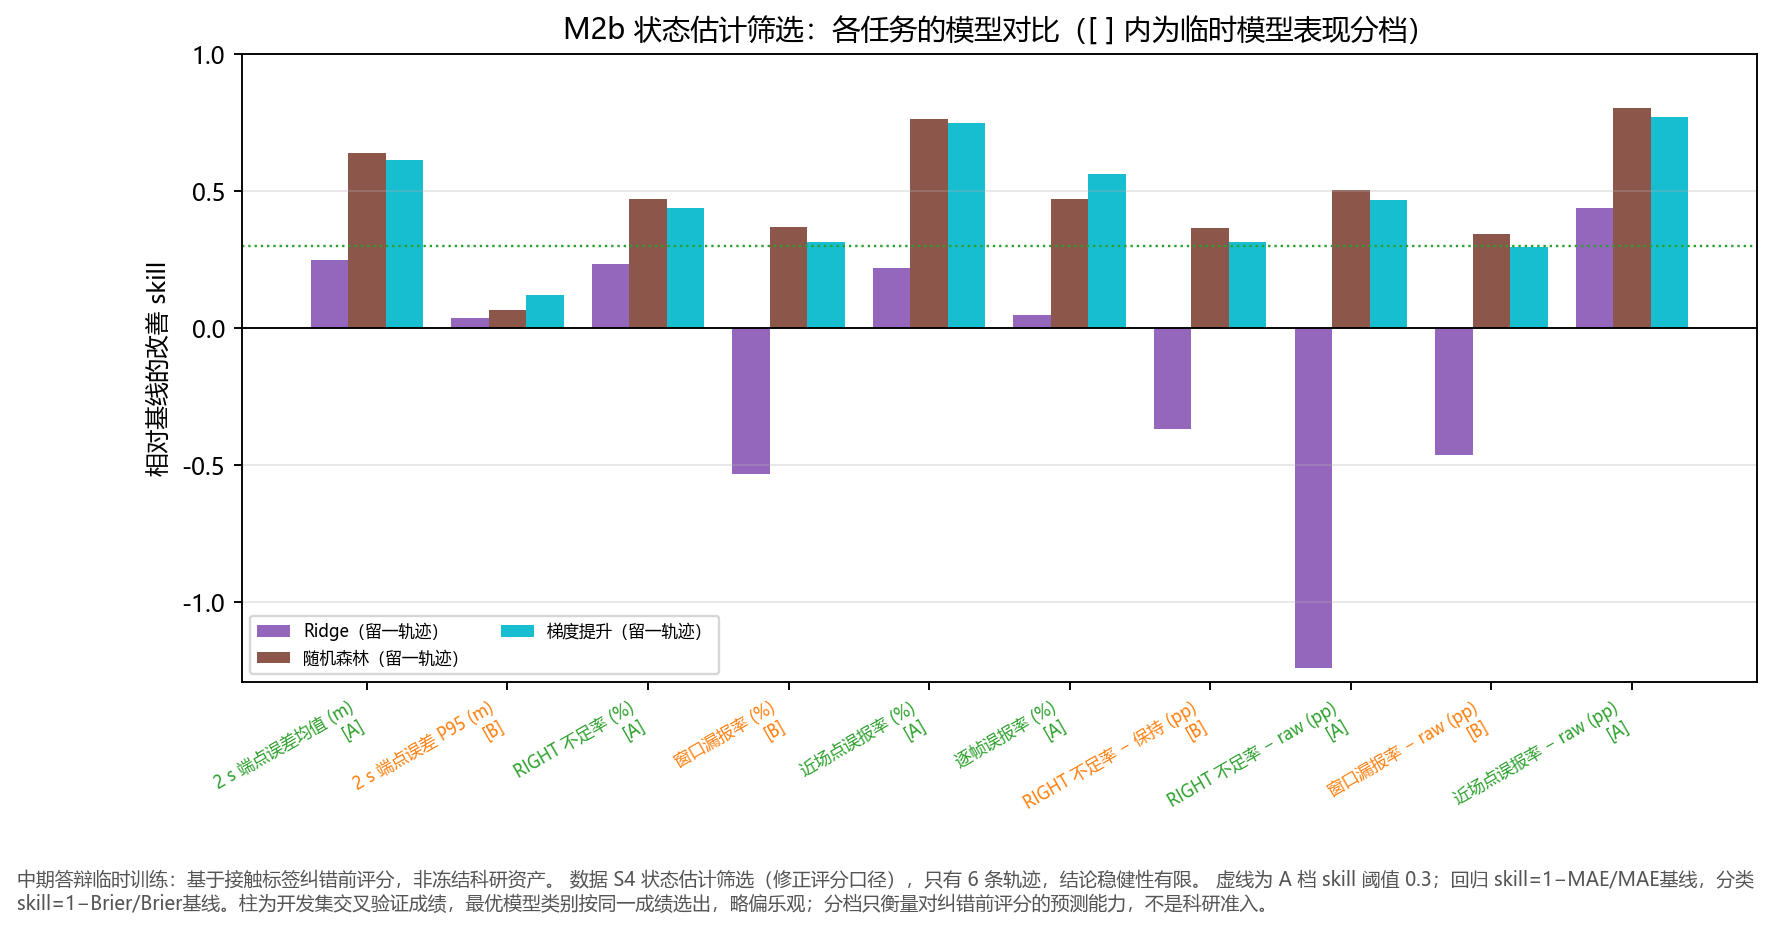

The Python source for this figure:
"""Tavotto entry: existing results only; no training, no simulation.
original_plot_code
"""
import sys
from pathlib import Path
LIBRARY=Path(__file__).resolve().parents[1]
SUPPORT=LIBRARY / "site-packages"
if str(SUPPORT) not in sys.path: sys.path.insert(0,str(SUPPORT))
from _support import draw

fig=draw('M2b_状态估计筛选', 'fig01_模型对比与分档')
fig.savefig(Path(__file__).parent / 'M2b__fig01_模型对比与分档.pdf')
